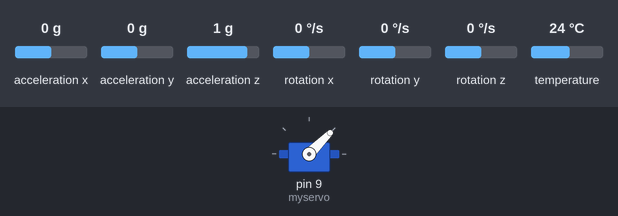
Bench run of a sketch on a simulated Arduino Leonardo, built with avr-gcc and run on an emulated ATmega32U4. Parts: servo. Inputs (shaded band) come from the test bench; at power-on: acceleration y 0 g, acceleration x 0 g, acceleration z 1 g, rotation x 0 °/s, rotation y 0 °/s, rotation z 0 °/s, temperature 24 °C.

Above: at 1.3 s.
1.4 s: acceleration y set to -1.4 g
At 1.99 s:
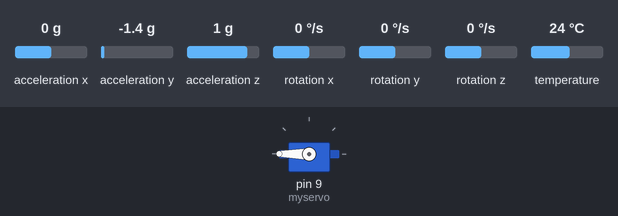
4.4 s: acceleration y set to 1.4 g
At 8.2 s:
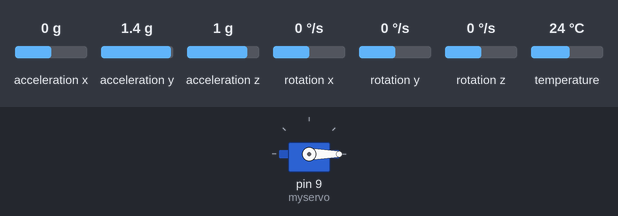
Timing chart, 0 to 46.5 s (numbered marks = the images above; inputs shaded):
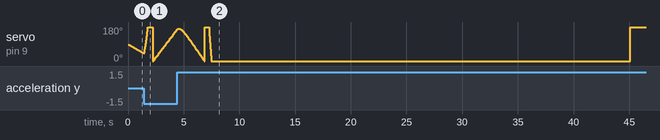

The sketch:

Control_Digital.ino
```cpp
#include <Servo.h> // Libreria para controlar el servo
#include <Adafruit_MPU6050.h>
#include <Adafruit_Sensor.h>
#include <Wire.h>

Adafruit_MPU6050 mpu; // Se define el objeto de la IMU

// Variables para medir tiempo
unsigned long startTime = 0;
unsigned long endTime = 0;

Servo myservo;  // create Servo object to control a servo

#define PI 3.14159
#define ALPHA 0.08
#define CORRECCION_SERVO 85
#define CORRECCION_IMU 2.2

void setup() {
  Serial.begin(115200);

  while (!Serial){
    delay(10); // will pause Zero, Leonardo, etc until serial console opens
  }

  // Se inicia la IMU
  if (!mpu.begin()) {
    while (1) {
      delay(10);
    }
  }
  myservo.attach(9);  // Indico el pin PWM de arduino que controla al servo

  while (!Serial){
    delay(10); // will pause Zero, Leonardo, etc until serial console opens
  }

  // Se inicia la IMU
  if (!mpu.begin()) {
    while (1) {
      delay(10);
    }
  }

  mpu.setAccelerometerRange(MPU6050_RANGE_8_G);
  mpu.setGyroRange(MPU6050_RANGE_500_DEG);
  mpu.setFilterBandwidth(MPU6050_BAND_44_HZ);

  myservo.write(0 + CORRECCION_SERVO);

  delay(100);
}

void loop() {
  startTime = micros();

  static float error = 0;
  static float error_ant = 0;
  static float salida = 0;
  static float salida_ant = 0;
  static float angulo_servo = 0;
  static float angulo_servo_ant = 0;

  float ref = 0;

  salida_ant = salida;
  salida = medir_angulo();

  error_ant = error;
  error = ref - salida;

  angulo_servo_ant = angulo_servo;

  // Bilineal 1: 0.15136; 2: 0.085114
  // angulo_servo = 0.085114 * (error + error_ant) + angulo_servo_ant;

  // Forward
  angulo_servo = 0.30271 * error_ant + angulo_servo_ant;

  // Backwards
  // angulo_servo = 0.30271 * error + angulo_servo_ant;

  myservo.write(angulo_servo + CORRECCION_SERVO);


  // matlab_send(angulo, angulo_servo);

  endTime = micros();

  delay(20 - (endTime-startTime)/1000.0);
}

float medir_angulo(){
  sensors_event_t a, g, temp;   // Defino las variables para leer los sensores
  mpu.getEvent(&a, &g, &temp);  // Leo los sensores. ¡¡ El valor de la velocidad angular está en radianes por segundo !!

  static float theta_g = 0;
  theta_g = theta_g + (g.gyro.x * 0.02) * 180/PI;

  float theta_a = ( atan2(a.acceleration.y, a.acceleration.z) ) * 180/PI;


  static float theta_best = 0;
  float theta_g_best = theta_best + (g.gyro.x * 0.02) * 180/PI;
  theta_best = ALPHA * theta_a + (1-ALPHA) * theta_g_best;

  return theta_best + CORRECCION_IMU;
}

void matlab_send(float dato1, float dato2){
  // Encabezado que marca el comienzo de los datos
  Serial.write("abcd");

  byte * b = (byte *) &dato1;
  Serial.write(b,4);
  b = (byte *) &dato2;
  Serial.write(b,4);
}
```
